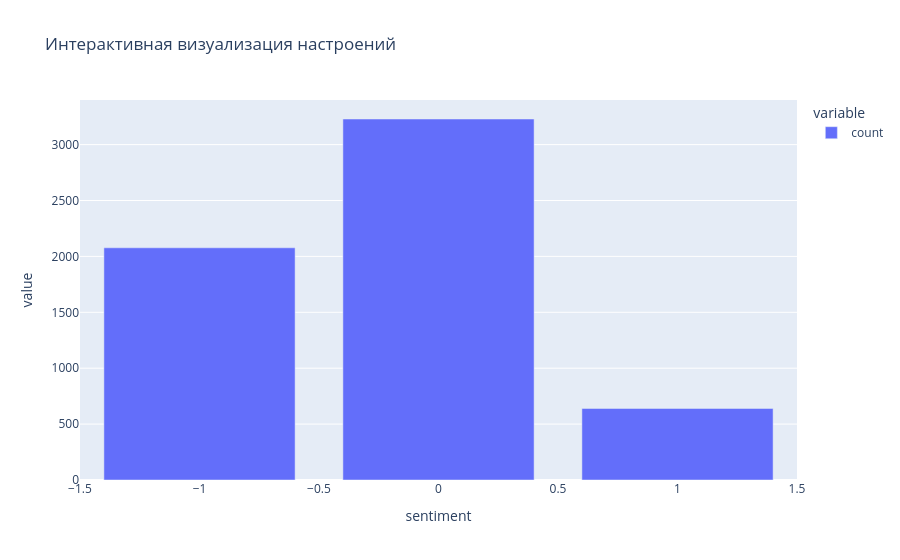
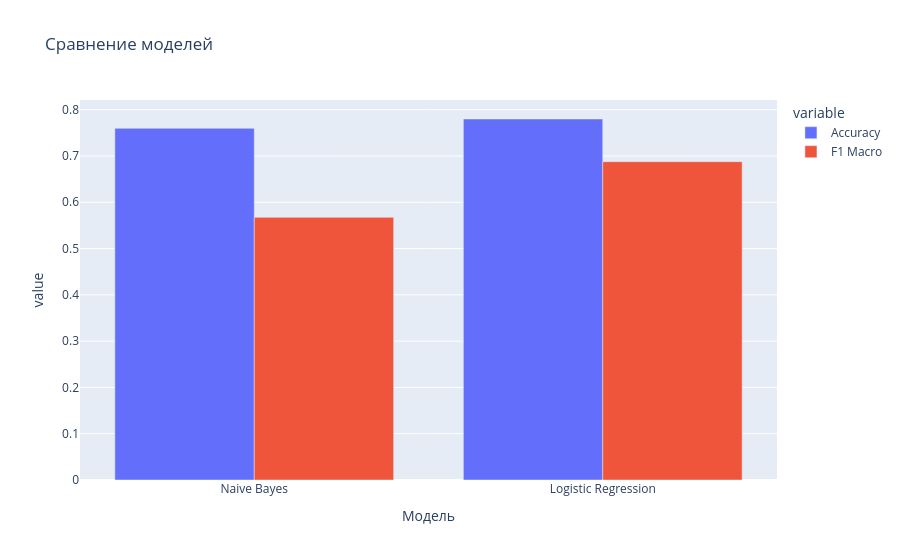

Notebook code cell kept with these figures, in order:
### Code cell
print("=== УСТАНОВКА И ИМПОРТ БИБЛИОТЕК ===")

# установка нужных библиотек
try:
    import kagglehub
except:
    !pip install kagglehub
    import kagglehub

try:
    from wordcloud import WordCloud
except:
    !pip install wordcloud
    from wordcloud import WordCloud

try:
    import plotly.express as px
except:
    !pip install plotly
    import plotly.express as px

import os
import re
import pandas as pd
import matplotlib.pyplot as plt
import numpy as np

from sklearn.model_selection import train_test_split
from sklearn.metrics import classification_report
from sklearn.pipeline import Pipeline
from sklearn.feature_extraction.text import TfidfVectorizer
from sklearn.naive_bayes import MultinomialNB
from sklearn.linear_model import LogisticRegression
from sklearn.metrics import accuracy_score, f1_score

# ==============================
# 1) Загрузка данных
# ==============================

print("\n=== СКАЧИВАЕМ ДАТАСЕТ С KAGGLE ===")
path = kagglehub.dataset_download("anishdabhane/apple-tweets-sentiment-dataset")
print("Path:", path)

files = [f for f in os.listdir(path) if f.endswith(".csv")]
csv_path = os.path.join(path, files[0])

print("Файл найден:", csv_path)

df = pd.read_csv(csv_path, engine="python", on_bad_lines="skip")
df = df.rename(columns={"tweets":"text", "labels":"sentiment"})

print("\n=== ПРИМЕР ДАННЫХ ===")
print(df.head())

# ==============================
# 2) Предобработка текста
# ==============================

def clean_text(t):
    t = str(t).lower()
    t = re.sub(r"http\S+", "", t)
    t = re.sub(r"@\S+", "", t)
    t = re.sub(r"#", "", t)
    t = re.sub(r"[^a-zA-Z\s]", " ", t)
    t = re.sub(r"\s+", " ", t).strip()
    return t

df["clean_text"] = df["text"].apply(clean_text)

# ==============================
# 3) Базовой анализ
# ==============================

print("\n=== РАСПРЕДЕЛЕНИЕ НАСТРОЕНИЙ ===")
print(df["sentiment"].value_counts())

plt.figure(figsize=(6,4))
df["sentiment"].value_counts().plot(kind="bar", color=["red","green","blue"])
plt.title("Распределение настроений об Apple (Twitter)")
plt.xlabel("Класс")
plt.ylabel("Количество")
plt.show()

fig = px.bar(df["sentiment"].value_counts(), title="Интерактивная визуализация настроений")
fig.show()

# ==============================
# 4) Train / Test split
# ==============================

X = df["clean_text"]
y = df["sentiment"]

X_train, X_test, y_train, y_test = train_test_split(
    X, y, test_size=0.2, random_state=42
)

# ==============================
# 5) Модель 1 — Naive Bayes
# ==============================

print("\n=== МОДЕЛЬ 1: NAIVE BAYES ===")

nb_model = Pipeline([
    ("tfidf", TfidfVectorizer(max_features=5000)),
    ("nb", MultinomialNB())
])

nb_model.fit(X_train, y_train)
nb_pred = nb_model.predict(X_test)

print(classification_report(y_test, nb_pred))

# ==============================
# 6) Модель 2 — Logistic Regression
# ==============================

print("\n=== МОДЕЛЬ 2: LOGISTIC REGRESSION ===")

lr_model = Pipeline([
    ("tfidf", TfidfVectorizer(max_features=5000)),
    ("lr", LogisticRegression(max_iter=2000))
])

lr_model.fit(X_train, y_train)
lr_pred = lr_model.predict(X_test)

print(classification_report(y_test, lr_pred))

# ==============================
# 7) Сравнение моделей
# ==============================

acc_nb = accuracy_score(y_test, nb_pred)
acc_lr = accuracy_score(y_test, lr_pred)

f1_nb = f1_score(y_test, nb_pred, average="macro")
f1_lr = f1_score(y_test, lr_pred, average="macro")

compare = pd.DataFrame({
    "Модель": ["Naive Bayes", "Logistic Regression"],
    "Accuracy": [acc_nb, acc_lr],
    "F1 Macro": [f1_nb, f1_lr]
})

print("\n=== СРАВНЕНИЕ МОДЕЛЕЙ ===")
print(compare)

fig2 = px.bar(compare, x="Модель", y=["Accuracy","F1 Macro"],
              barmode="group", title="Сравнение моделей")
fig2.show()

# ==============================
# 8) Анализ ошибок
# ==============================

print("\n=== АНАЛИЗ ОШИБОК Logistic Regression ===")
errors = pd.DataFrame({
    "text": X_test,
    "true": y_test,
    "pred": lr_pred
})
mistakes = errors[errors["true"] != errors["pred"]].head(7)
print(mistakes)

# ==============================
# 9) WordCloud (исправленный)
# ==============================

print("\n=== WORDCLOUD ===")

labels_unique = sorted(df["sentiment"].unique())
print("Найденные классы:", labels_unique)

neg_label = labels_unique[0]
pos_label = labels_unique[-1]

pos = " ".join(df[df["sentiment"]==pos_label]["clean_text"])
neg = " ".join(df[df["sentiment"]==neg_label]["clean_text"])

plt.figure(figsize=(12,5))

plt.subplot(1,2,1)
plt.title("Позитивные слова")
if len(pos.strip()) > 0:
    plt.imshow(WordCloud(width=600, height=400).generate(pos))
else:
    plt.text(0.3,0.5,"НЕТ ДАННЫХ",fontsize=20)
plt.axis("off")

plt.subplot(1,2,2)
plt.title("Негативные слова")
if len(neg.strip()) > 0:
    plt.imshow(WordCloud(width=600, height=400).generate(neg))
else:
    plt.text(0.3,0.5,"НЕТ ДАННЫХ",fontsize=20)
plt.axis("off")

plt.show()

print("\n=== ГОТОВО ===")
print("✔ Датасет загружен")
print("✔ Предобработка выполнена")
print("✔ Обучены 2 модели")
print("✔ Построены графики + интерактив")
print("✔ Анализ ошибок есть")
print("✔ WordCloud исправлен и работает")

### Figure 1 — Plotly figure (JSON) as saved in the notebook; plotly's stock layout.template omitted (floating-point values rounded to 4 significant figures)
{"data": [{"hovertemplate": "variable=count<br>sentiment=%{x}<br>value=%{y}<extra></extra>", "legendgroup": "count", "marker": {"color": "#636efa", "pattern": {"shape": ""}}, "name": "count", "orientation": "v", "showlegend": true, "textposition": "auto", "type": "bar", "x": [0.0, -1.0, 1.0], "xaxis": "x", "y": [3229, 2077, 640], "yaxis": "y"}], "layout": {"barmode": "relative", "legend": {"title": {"text": "variable"}, "tracegroupgap": 0}, "title": {"text": "Интерактивная визуализация настроений"}, "xaxis": {"anchor": "y", "domain": [0, 1], "title": {"text": "sentiment"}}, "yaxis": {"anchor": "x", "domain": [0, 1], "title": {"text": "value"}}}}

### Figure 2 — Plotly figure (JSON) as saved in the notebook; plotly's stock layout.template omitted (floating-point values rounded to 4 significant figures)
{"data": [{"alignmentgroup": "True", "hovertemplate": "variable=Accuracy<br>Модель=%{x}<br>value=%{y}<extra></extra>", "legendgroup": "Accuracy", "marker": {"color": "#636efa", "pattern": {"shape": ""}}, "name": "Accuracy", "offsetgroup": "Accuracy", "orientation": "v", "showlegend": true, "textposition": "auto", "type": "bar", "x": ["Naive Bayes", "Logistic Regression"], "xaxis": "x", "y": [0.7597, 0.7798], "yaxis": "y"}, {"alignmentgroup": "True", "hovertemplate": "variable=F1 Macro<br>Модель=%{x}<br>value=%{y}<extra></extra>", "legendgroup": "F1 Macro", "marker": {"color": "#EF553B", "pattern": {"shape": ""}}, "name": "F1 Macro", "offsetgroup": "F1 Macro", "orientation": "v", "showlegend": true, "textposition": "auto", "type": "bar", "x": ["Naive Bayes", "Logistic Regression"], "xaxis": "x", "y": [0.5674, 0.6876], "yaxis": "y"}], "layout": {"barmode": "group", "legend": {"title": {"text": "variable"}, "tracegroupgap": 0}, "title": {"text": "Сравнение моделей"}, "xaxis": {"anchor": "y", "domain": [0, 1], "title": {"text": "Модель"}}, "yaxis": {"anchor": "x", "domain": [0, 1], "title": {"text": "value"}}}}
